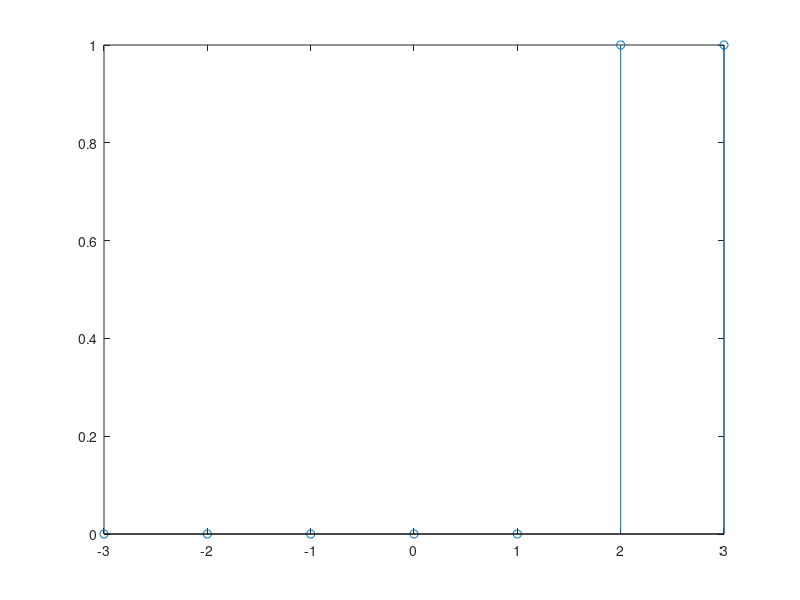

MATLAB code to generate this figure: (Note: this script raises an error after producing the figure.)
clc;
clearvars;

%implementing a unit impulse sequence

[n1 n2] = deal(-3, 3);
n = n1:n2;
n0 = 2;
x = [(n-n0)>=0];
stem(n,x);

fig= gcf
WinOnTop(fig, true);
